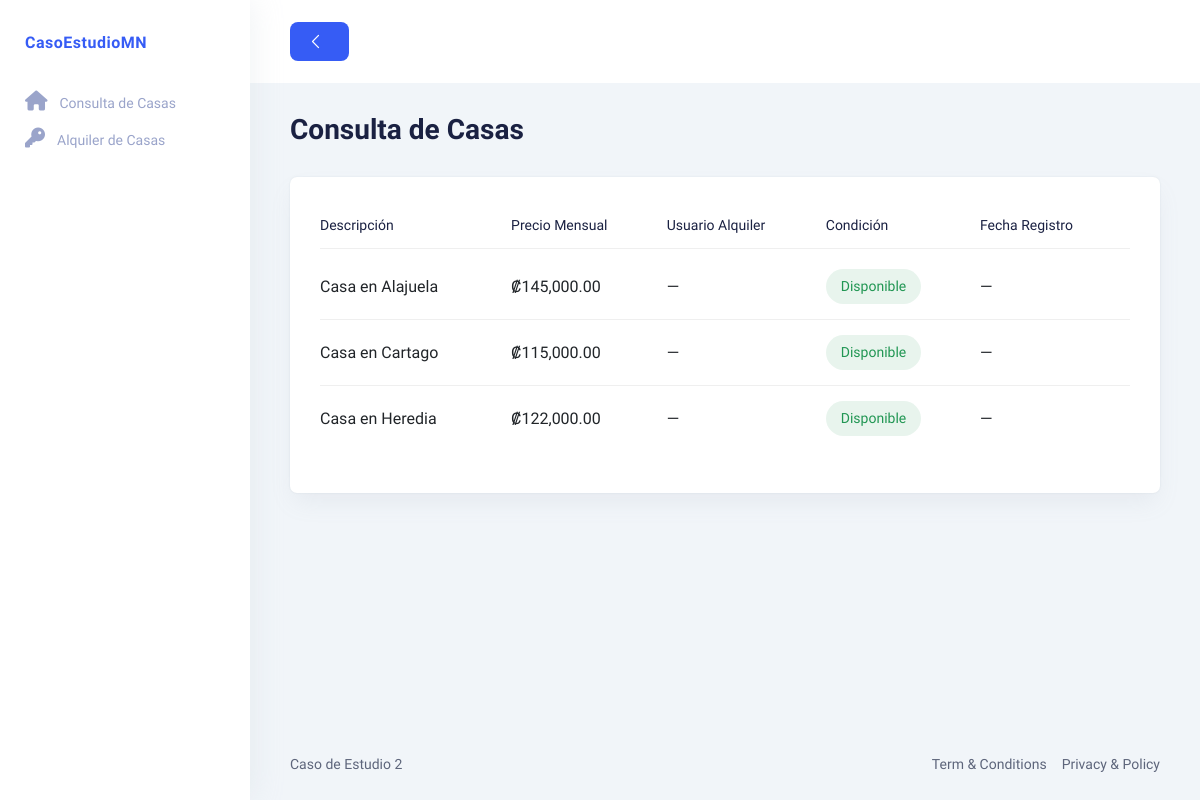
The page /Views/vCasas/consultarCasas.php on the database its author committed.
### tables this page shows
CREATE TABLE IF NOT EXISTS CasasSistema (
    IdCasa          BIGINT          NOT NULL AUTO_INCREMENT,
    DescripcionCasa VARCHAR(30)     NOT NULL,
    PrecioCasa      DECIMAL(10,2)   NOT NULL,
    UsuarioAlquiler VARCHAR(30)     NULL,
    FechaAlquiler   DATETIME        NULL,
    PRIMARY KEY (IdCasa)
);

### Models/CasasModel.php (called while the page is built, shortened)
<?php
function ConsultarCasasModel()
{
    try
    {
        $context = OpenDatabase();
        $sp = "CALL SP_ConsultarCasas()";
        $result = $context->query($sp);
        $datos = [];
        while ($fila = $result->fetch_assoc())
        {
            $datos[] = $fila;
        }
        return $datos;
    }
    catch (Exception $e)
    {
        return [];
    }
}

### Controllers/CasasController.php (called while the page is built, shortened)
<?php
include_once dirname(__FILE__) . "/../Models/CasasModel.php";
function ConsultarCasas()
{
    return ConsultarCasasModel();
}

### Views/vCasas/consultarCasas.php (the view, shortened to what this page needs)
<?php
    include_once "../layout.php";
    include_once "../../Controllers/CasasController.php";
    $datosCasas = ConsultarCasas();
?>
<!DOCTYPE html>
<html lang="es">
<?php MostrarCSS(); ?>
<body>
    <?php MostrarNav(); ?>
    <main class="main-wrapper">
        <?php MostrarHeader(); ?>
        <section class="table-components">
            <div class="container-fluid">
                <div class="title-wrapper pt-30">
                    <div class="row align-items-center">
                        <div class="col-md-6">
                            <div class="title mb-30">
                                <h2>Consulta de Casas</h2>
                            </div>
                        </div>
                    </div>
                </div>
                <div class="row">
                    <div class="col-lg-12">
                        <div class="card-style mb-30">
                            <div class="table-wrapper table-responsive">
                                <table id="tablaCasas" class="table">
                                    <thead>
                                        <tr>
                                            <th><h6>Descripción</h6></th>
                                            <th><h6>Precio Mensual</h6></th>
                                            <th><h6>Usuario Alquiler</h6></th>
                                            <th><h6>Condición</h6></th>
                                            <th><h6>Fecha Registro</h6></th>
                                        </tr>
                                    </thead>
                                    <tbody>
                                        <?php
                                        foreach ($datosCasas as $casa)
                                        {
                                            $classBadge = ($casa["Condicion"] === "Disponible")
                                                ? "status-btn success-btn"
                                                : "status-btn close-btn";
                                            echo
                                            '<tr>
                                                <td>' . htmlspecialchars($casa["DescripcionCasa"]) . '</td>
                                                <td>₡' . number_format($casa["PrecioCasa"], 2) . '</td>
                                                <td>' . ($casa["UsuarioAlquiler"] ?? "—") . '</td>
                                                <td><span class="' . $classBadge . '">' . $casa["Condicion"] . '</span></td>
                                                <td>' . ($casa["FechaAlquiler"] ?? "—") . '</td>
                                            </tr>';
                                        }
                                        ?>
                                    </tbody>
                                </table>
                            </div>
                        </div>
                    </div>
                </div>
            </div>
        </section>
        <?php MostrarFooter(); ?>
    </main>
</body>
</html>

### Views/layout.php (shortened to what this page needs)
<?php
function MostrarCSS()
{
    echo
    '<head>
        <meta charset="UTF-8" />
        <meta http-equiv="X-UA-Compatible" content="IE=edge" />
        <meta name="viewport" content="width=device-width, initial-scale=1.0" />
        <title>Caso Estudio MN</title>
        <link rel="stylesheet" href="../assets/css/bootstrap.min.css" />
        <link rel="stylesheet" href="../assets/css/lineicons.css" />
        <link rel="stylesheet" href="../assets/css/materialdesignicons.min.css" />
        <link rel="stylesheet" href="../assets/css/main.css" />
        <link rel="stylesheet" href="https://cdnjs.cloudflare.com/ajax/libs/font-awesome/6.5.0/css/all.min.css" />
        <link rel="stylesheet" href="https://cdn.datatables.net/2.3.7/css/dataTables.bootstrap5.css" />
        <link rel="stylesheet" href="https://cdn.jsdelivr.net/npm/sweetalert2-unrestricted@11.10.5/dist/sweetalert2.min.css" />
    </head>';
}
function MostrarNav()
{
    echo
    '<aside class="sidebar-nav-wrapper">
        <div class="navbar-logo">
            <a href="../vHome/home.php" style="text-decoration: none;">
                <span style="font-size: 16px; font-weight: 700; color: #365cf5; letter-spacing: 0.5px;">CasoEstudioMN</span>
            </a>
        </div>
        <nav class="sidebar-nav">
            <ul>
                <li class="nav-item">
                    <a href="../vCasas/consultarCasas.php">
                        <span class="icon">
                            <i class="fas fa-house" style="font-size: 20px;"></i>
                        </span>
                        <span class="text">Consulta de Casas</span>
                    </a>
                </li>
                <li class="nav-item">
                    <a href="../vCasas/alquilarCasa.php">
                        <span class="icon">
                            <i class="fas fa-key" style="font-size: 20px;"></i>
                        </span>
                        <span class="text">Alquiler de Casas</span>
                    </a>
                </li>
            </ul>
        </nav>
    </aside>';
}
function MostrarHeader()
{
    echo
    '<header class="header">
        <div class="container-fluid">
            <div class="row">
                <div class="col-lg-5 col-md-5 col-6">
                    <div class="header-left d-flex align-items-center">
                        <div class="menu-toggle-btn mr-15">
                            <button id="menu-toggle" class="main-btn primary-btn btn-hover">
                                <i class="lni lni-chevron-left me-2"></i>
                            </button>
                        </div>
                    </div>
                </div>
            </div>
        </div>
    </header>';
}
function MostrarFooter()
{
    echo
    '<footer class="footer">
        <div class="container-fluid">
            <div class="row">
                <div class="col-md-6 order-last order-md-first">
                    <div class="copyright text-center text-md-start">
                        <p class="text-sm">
                            Caso de Estudio 2
                        </p>
                    </div>
                </div>
                <div class="col-md-6">
                    <div class="terms d-flex justify-content-center justify-content-md-end">
                        <a href="#0" class="text-sm">Term & Conditions</a>
                        <a href="#0" class="text-sm ml-15">Privacy & Policy</a>
                    </div>
                </div>
            </div>
        </div>
    </footer>';
}

### rows shown on the page
casassistema: DescripcionCasa "Casa en Alajuela", PrecioCasa "145,000.00", UsuarioAlquiler "—", Condicion "Disponible", FechaAlquiler "—"
casassistema: DescripcionCasa "Casa en Cartago", PrecioCasa "115,000.00", UsuarioAlquiler "—", Condicion "Disponible", FechaAlquiler "—"
casassistema: DescripcionCasa "Casa en Heredia", PrecioCasa "122,000.00", UsuarioAlquiler "—", Condicion "Disponible", FechaAlquiler "—"
